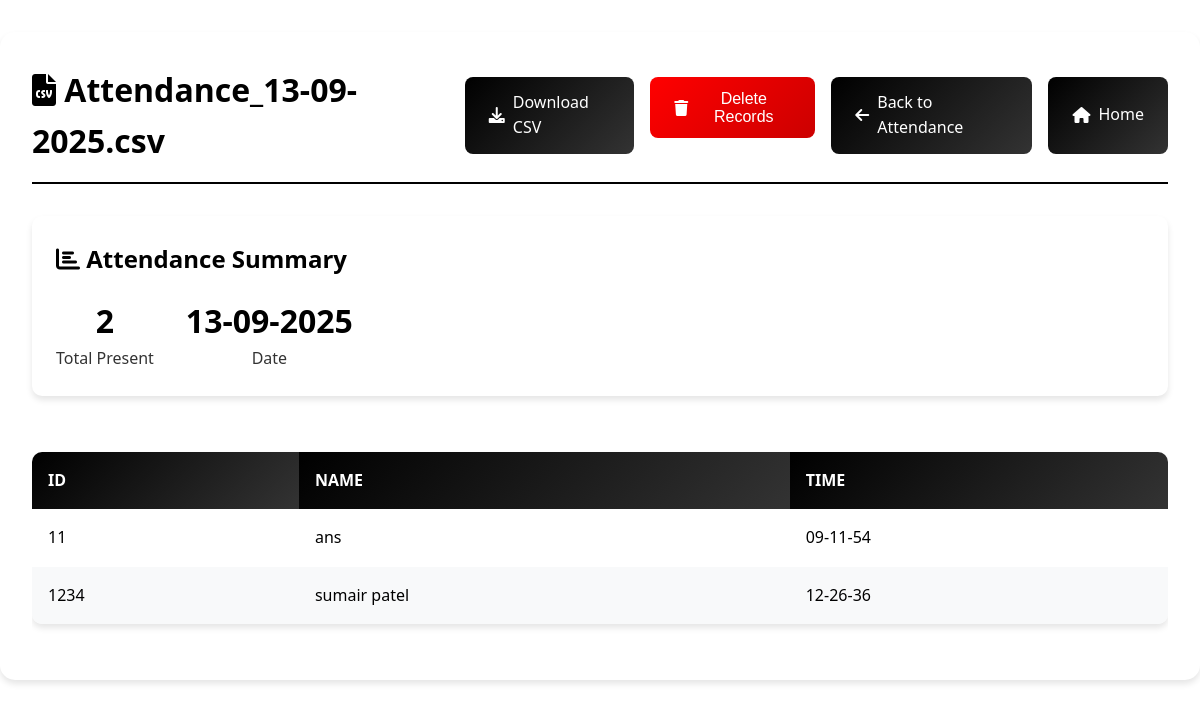
Screenshot of /attendance/Attendance_13-09-2025.csv with the database file from the repository.
### models.py (models this page shows, shortened)
class Student(db.Model):
    __tablename__ = 'students'
    id = db.Column(db.Integer, primary_key=True)
    student_id = db.Column(db.String(50), unique=True, nullable=False)
    name = db.Column(db.String(100), nullable=False)
    face_data = db.Column(db.LargeBinary, nullable=False)  # Pickled numpy array
    created_at = db.Column(db.DateTime, default=datetime.utcnow)
    attendance_records = db.relationship('AttendanceRecord', backref='student', lazy=True, cascade='all, delete-orphan')

class AttendanceRecord(db.Model):
    __tablename__ = 'attendance_records'
    id = db.Column(db.Integer, primary_key=True)
    student_id = db.Column(db.Integer, db.ForeignKey('students.id'), nullable=False)
    timestamp = db.Column(db.DateTime, default=datetime.utcnow)
    date = db.Column(db.Date, nullable=False)
    time = db.Column(db.Time, nullable=False)

### app.py (the view)
@app.route('/attendance/<filename>')
def view_attendance_file(filename):
    try:
        date_str = filename.replace('Attendance_', '').replace('.csv', '')
        file_date = datetime.strptime(date_str, '%d-%m-%Y').date()
    except ValueError:
        return "Invalid filename format", 400
    records = db.session.query(AttendanceRecord, Student).join(Student).filter(
        AttendanceRecord.date == file_date
    ).order_by(AttendanceRecord.timestamp).all()
    headers = ["ID", "NAME", "TIME"]
    data = []
    for record, student in records:
        data.append([student.student_id, student.name, record.time.strftime('%H-%M-%S')])
    return render_template('attendance_file.html',
                         filename=filename,
                         headers=headers,
                         records=data)

### templates/attendance_file.html (shortened to what this page needs)
<!DOCTYPE html>
<html lang="en">
<head>
    <link rel="stylesheet" href="{{ url_for('static', filename='style.css') }}">
    <link rel="stylesheet" href="https://cdnjs.cloudflare.com/ajax/libs/font-awesome/6.0.0/css/all.min.css">
</head>
<body>
    <div class="container">
        <header>
            <h1><i class="fas fa-file-csv"></i> {{ filename }}</h1>
            <div class="header-actions">
                <a href="{{ url_for('download_attendance', filename=filename) }}" class="button primary">
                    <i class="fas fa-download"></i>
                    Download CSV
                </a>
                <form method="POST" action="{{ url_for('delete_attendance', filename=filename) }}"
                      onsubmit="return confirm('Are you sure you want to delete all attendance records for {{ filename }}? This action cannot be undone.')"
                      class="delete-form">
                    <button type="submit" class="button danger">
                        <i class="fas fa-trash"></i>
                        Delete Records
                    </button>
                </form>
                <a href="{{ url_for('view_attendance') }}" class="button primary">
                    <i class="fas fa-arrow-left"></i>
                    Back to Attendance
                </a>
                <a href="{{ url_for('home') }}" class="button primary">
                    <i class="fas fa-home"></i>
                    Home
                </a>
            </div>
        </header>
        <div class="attendance-details">
            <div class="attendance-summary">
                <h2><i class="fas fa-chart-bar"></i> Attendance Summary</h2>
                <div class="summary-stats">
                    <div class="stat">
                        <span class="stat-number">{{ records|length }}</span>
                        <span class="stat-label">Total Present</span>
                    </div>
                    <div class="stat">
                        <span class="stat-number">{{ filename.replace('Attendance_', '').replace('.csv', '') }}</span>
                        <span class="stat-label">Date</span>
                    </div>
                </div>
            </div>
            {% if records %}
                <div class="attendance-table-wrapper">
                    <table class="attendance-table">
                        <thead>
                            <tr>
                                {% for header in headers %}
                                    <th>{{ header }}</th>
                                {% endfor %}
                            </tr>
                        </thead>
                        <tbody>
                            {% for record in records %}
                                <tr>
                                    {% for field in record %}
                                        <td>{{ field }}</td>
                                    {% endfor %}
                                </tr>
                            {% endfor %}
                        </tbody>
                    </table>
                </div>
            {% else %}
                <div class="empty-state">
                    <i class="fas fa-calendar-times"></i>
                    <h3>No Attendance Records</h3>
                    <p>No one has marked attendance for this date.</p>
                </div>
            {% endif %}
        </div>
    </div>
</body>
</html>

### static/style.css (style rules this page uses)
:root { --primary: #000000; --primary-dark: #333333; --danger: #ff0000; --danger-dark: #cc0000; --background: #ffffff; --card-bg: #ffffff; --text: #000000; --shadow: 0 4px 6px rgba(0, 0, 0, 0.1); --border: #cccccc; }
* { margin: 0; padding: 0; box-sizing: border-box; transition: all 0.3s ease; }
body { font-family: 'Segoe UI', Tahoma, Geneva, Verdana, sans-serif; background-color: var(--background); color: var(--text); line-height: 1.6; }
.container { position: relative; max-width: 1200px; margin: 2rem auto; padding: 2rem; background: var(--card-bg); border-radius: 15px; box-shadow: var(--shadow); animation: fadeIn 0.5s ease-out; }
header { display: flex; justify-content: space-between; align-items: center; margin-bottom: 2rem; padding-bottom: 1rem; border-bottom: 2px solid var(--primary); }
header h1 { color: var(--primary); font-size: 2rem; font-weight: 700; }
.header-actions { display: flex; gap: 1rem; }
.button { display: inline-flex; align-items: center; gap: 0.5rem; padding: 0.8rem 1.5rem; border-radius: 8px; text-decoration: none; font-weight: 500; cursor: pointer; transition: transform 0.2s, box-shadow 0.2s; border: none; font-size: 1rem; }
.button.primary { background: linear-gradient(135deg, var(--primary), var(--primary-dark)); color: white; }
.button.danger { background: linear-gradient(135deg, var(--danger), var(--danger-dark)); color: white; }
.delete-form { display: inline; }
.attendance-table { width: 100%; border-collapse: collapse; margin: 1.5rem 0; background: var(--card-bg); border-radius: 10px; overflow: hidden; box-shadow: var(--shadow); }
.attendance-table-wrapper { overflow-x: auto; }
.attendance-table th, .attendance-table td { padding: 1rem; text-align: left; }
.attendance-table th { background: linear-gradient(135deg, var(--primary), var(--primary-dark)); color: white; font-weight: 600; }
.attendance-table tr:nth-child(even) { background-color: #f8f9fa; }
.attendance-summary { background: var(--card-bg); padding: 1.5rem; border-radius: 10px; margin-bottom: 2rem; box-shadow: var(--shadow); }
.summary-stats { display: flex; gap: 2rem; margin-top: 1rem; }
.stat { text-align: center; }
.stat-number { display: block; font-size: 2rem; font-weight: bold; color: var(--primary); }
.stat-label { color: var(--text); opacity: 0.8; }

### rows the page displays
AttendanceRecord: record "09-11-54"
Student: student "11", name "ans"
AttendanceRecord: record "12-26-36"
Student: student "1234", name "sumair patel"

### other values shown
{{ filename }} "Attendance_13-09-2025.csv"
{{ records|length }} "2"
{{ filename.replace('Attendance_', '').replace('.csv', '') }} "13-09-2025"
{{ header }} "ID" "NAME" "TIME"
